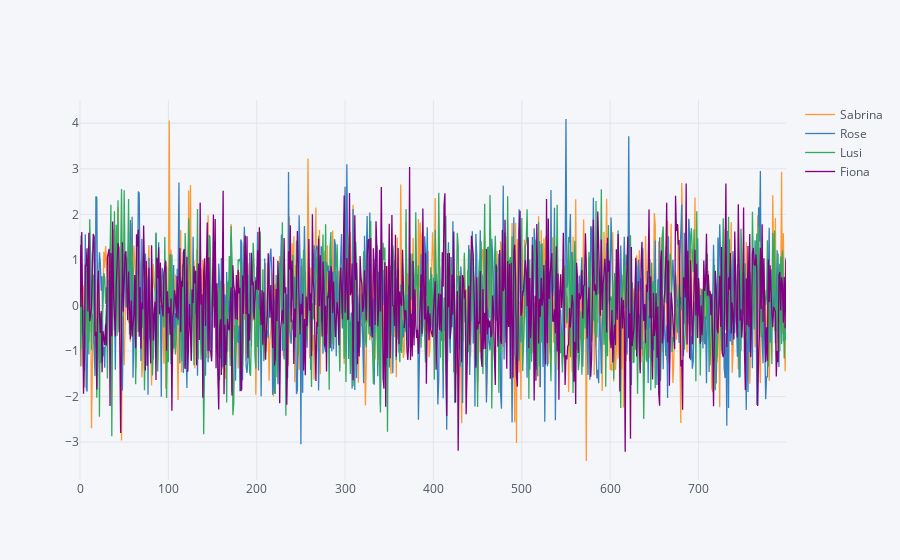

Write notebook code for a chart like this one.
### Code cell
# Using Interactive Image from Cufflinks
df.iplot()

### Figure 1 — Plotly figure (JSON) as saved in the notebook; plotly's stock layout.template omitted (floating-point values rounded to 4 significant figures; data arrays with more than 128 entries replaced by an {"elided": "..."} marker saying what was removed)
{"data": [{"line": {"color": "rgba(255, 153, 51, 1.0)", "dash": "solid", "width": 1.3}, "mode": "lines", "name": "Sabrina", "text": "", "type": "scatter", "x": {"elided": "800 int values"}, "y": {"elided": "800 float values"}}, {"line": {"color": "rgba(55, 128, 191, 1.0)", "dash": "solid", "width": 1.3}, "mode": "lines", "name": "Rose", "text": "", "type": "scatter", "x": {"elided": "800 int values"}, "y": {"elided": "800 float values"}}, {"line": {"color": "rgba(50, 171, 96, 1.0)", "dash": "solid", "width": 1.3}, "mode": "lines", "name": "Lusi", "text": "", "type": "scatter", "x": {"elided": "800 int values"}, "y": {"elided": "800 float values"}}, {"line": {"color": "rgba(128, 0, 128, 1.0)", "dash": "solid", "width": 1.3}, "mode": "lines", "name": "Fiona", "text": "", "type": "scatter", "x": {"elided": "800 int values"}, "y": {"elided": "800 float values"}}], "layout": {"legend": {"bgcolor": "#F5F6F9", "font": {"color": "#4D5663"}}, "paper_bgcolor": "#F5F6F9", "plot_bgcolor": "#F5F6F9", "titlefont": {"color": "#4D5663"}, "xaxis1": {"gridcolor": "#E1E5ED", "showgrid": true, "tickfont": {"color": "#4D5663"}, "title": "", "titlefont": {"color": "#4D5663"}, "zerolinecolor": "#E1E5ED"}, "yaxis1": {"gridcolor": "#E1E5ED", "showgrid": true, "tickfont": {"color": "#4D5663"}, "title": "", "titlefont": {"color": "#4D5663"}, "zerolinecolor": "#E1E5ED"}}}
